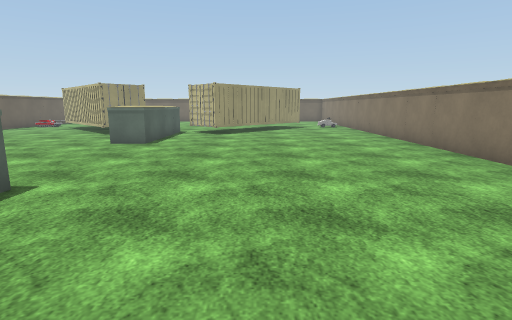
[1] (above)

16 first-person views from a walk through a 3-D level made in the Unity game engine. The camera is 1.4 m above the floor, tilts 10° down and sees 80° across. The floor is counted in squares, 1 m on a side. Each view is taken from the middle of a square. On the plan, view 1 faces up. The plan holds only what a view shows up to about 14 squares ahead; the rest is blank. The place goes on beyond the plan. The player character is not drawn. Surface patterns are stand-ins for the level's own textures.

[2]
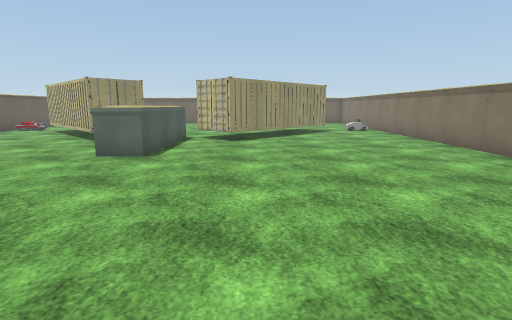

[3]
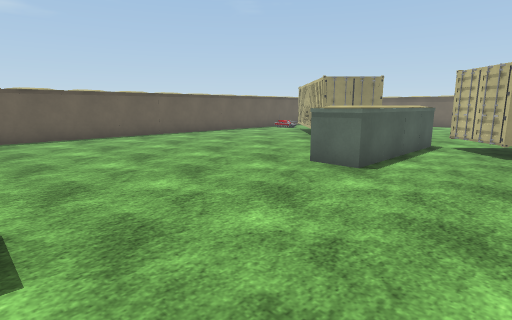

[4]
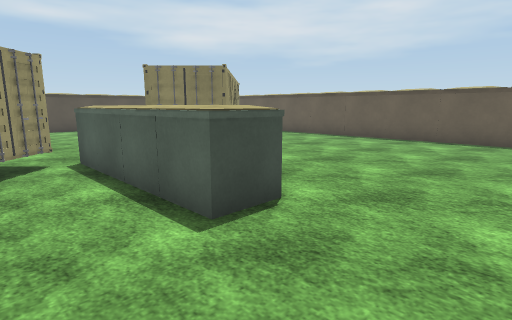

[5]
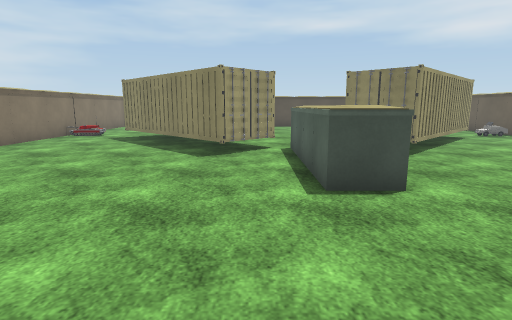

[6]
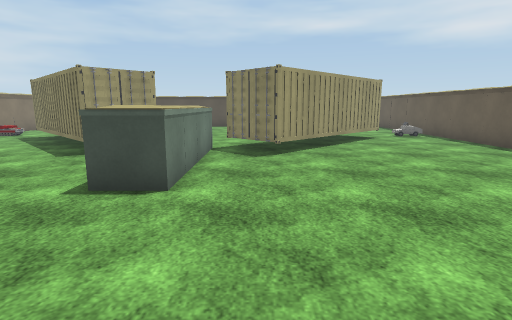

[7]
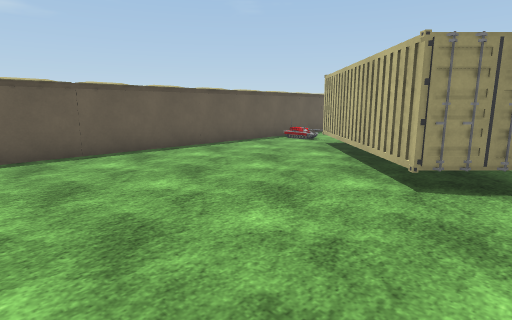

[8]
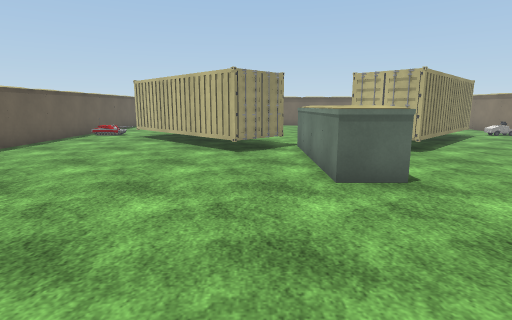

[9]
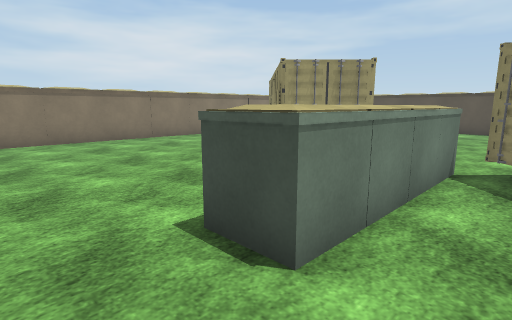

[10]
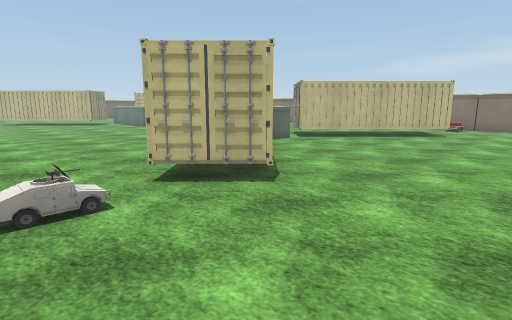

[11]
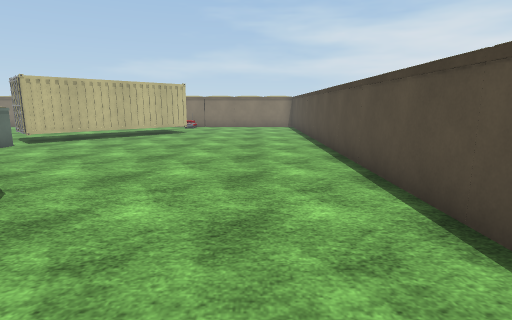

[12]
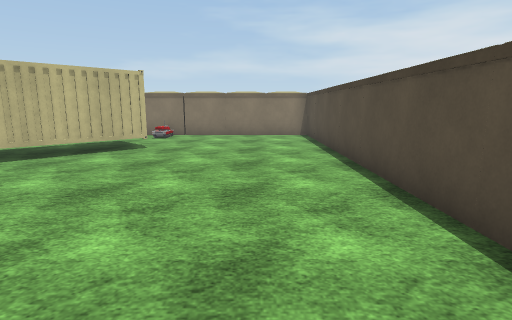

[13]
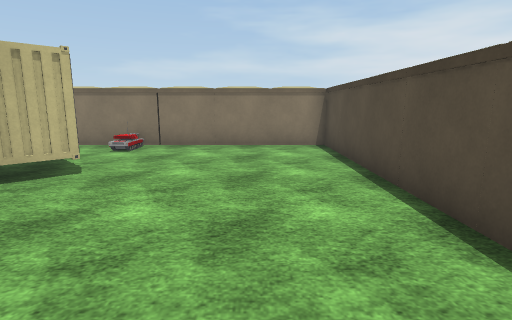

[14]
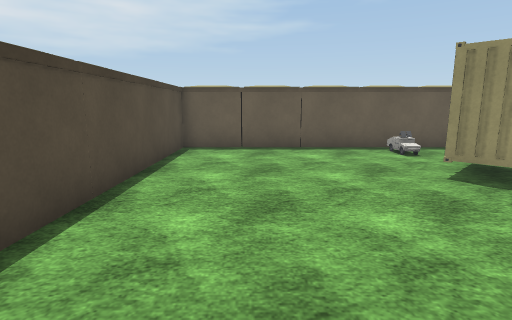

[15]
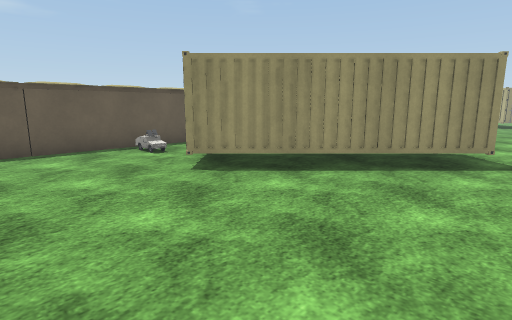

[16]
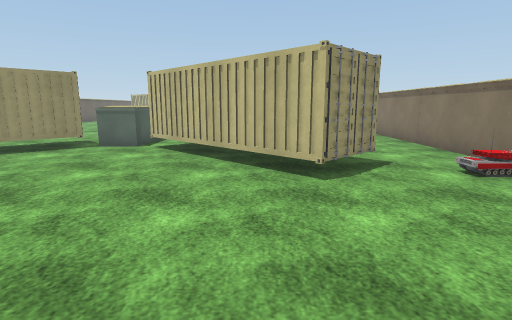

### Floor plan
Key: @ floor where view 1 was taken; # wall or solid block; . floor; ^ raised ledge; C container; O other object.
Columns run from 16 left of view 1 to 6 right of it. Each row starts with its distance up from view 1.
 22   ..
 21 #OO.
 20 #...C     ...     CC.
 19 #....C    ...    CC..
 18 #.....C   ...   CC..
 17 #......C CC^CC CC.....#
 16 #.......CC.^^CCC......#
 15 #.......C..^^.C.......#
 14 #..........^^.........#
 13 #..........^^.........#
 12 #..........^^.........#
 11 #.....................#
 10 #.....................#
  9 #.....................#
  8 #.....................#
  7 #.....................#
  6 #.....................#
  5 #..........^^.........#
  4 #..........^^.........#
  3 #..........^^.........#
  2 #..........^^.........#
  1 #.......CC.^^.C.......#
  0 #......CCCC^^C C@.....#
 -1 #.....CC C...CC C.....#
 -2 #....CC C.....CC C....#
 -3 #...CC C.......CC C...#
 -4 #.O.C C.........CCCC..#
 -5 #....C...........CC..O#
 -6 #.....................#
 -7 #.....................#
 -8 #.....................#
 -9 #.....................#
-10 #.....................#
-11 #.....................#
-12 #######################

Positions as (right, up) in squares from view 1, and headings:
1: (0, 0), facing up
2: (-1, 3), facing up
3: (-1, 5), facing up-left
4: (-2, 8), facing down-left
5: (-3, 10), facing down
6: (-7, 10), facing down
7: (-6, 10), facing up-left
8: (-7, 6), facing up
9: (-7, 7), facing down-right
10: (-15, -9), facing up-right
11: (-15, -9), facing right
12: (-9, -9), facing right
13: (-5, -9), facing right
14: (-5, -9), facing left
15: (-5, -9), facing up-left
16: (0, -11), facing up
